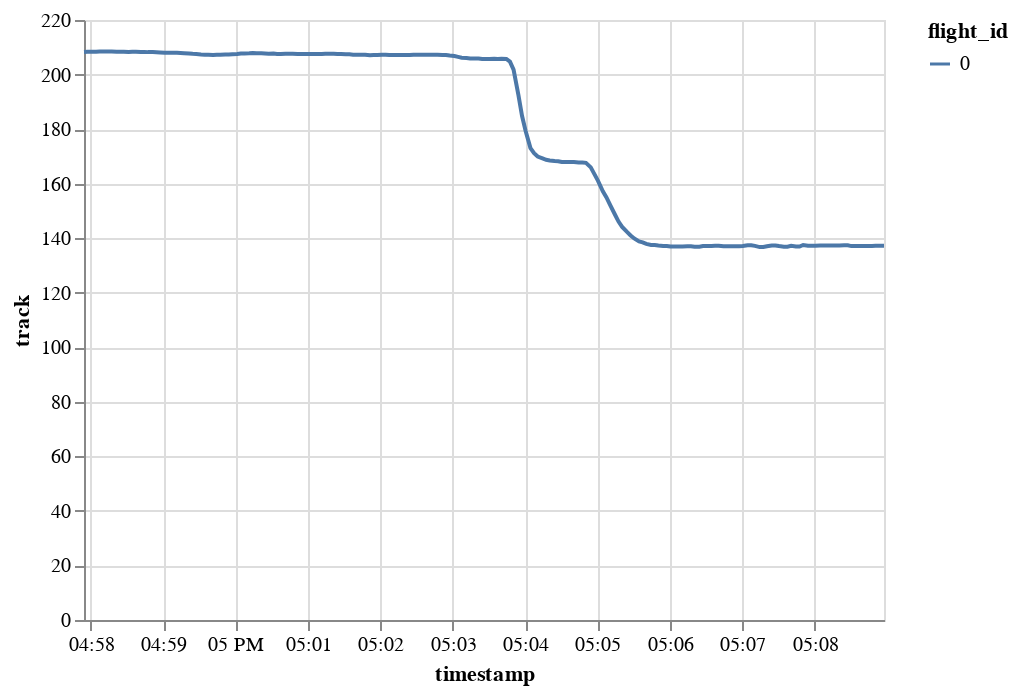

Here is the notebook cell this chart was saved with:
### Code cell
original.chart().encode(alt.Y("track"), alt.X("timestamp"), alt.Color("flight_id"))

### Figure 1 — Vega-Lite specification as saved in the notebook (floating-point values rounded to 4 significant figures; data arrays with more than 128 entries replaced by an {"elided": "..."} marker saying what was removed)
{"config": {"view": {"continuousWidth": 400, "continuousHeight": 300}}, "data": {"name": "data-e3cfd5e2a261c9993188e8dd36b09fd5"}, "mark": "line", "encoding": {"color": {"type": "nominal", "field": "flight_id"}, "x": {"type": "temporal", "field": "timestamp"}, "y": {"type": "quantitative", "field": "track"}}, "$schema": "https://vega.github.io/schema/vega-lite/v4.8.1.json", "datasets": {"data-e3cfd5e2a261c9993188e8dd36b09fd5": {"elided": "200 records"}}}
